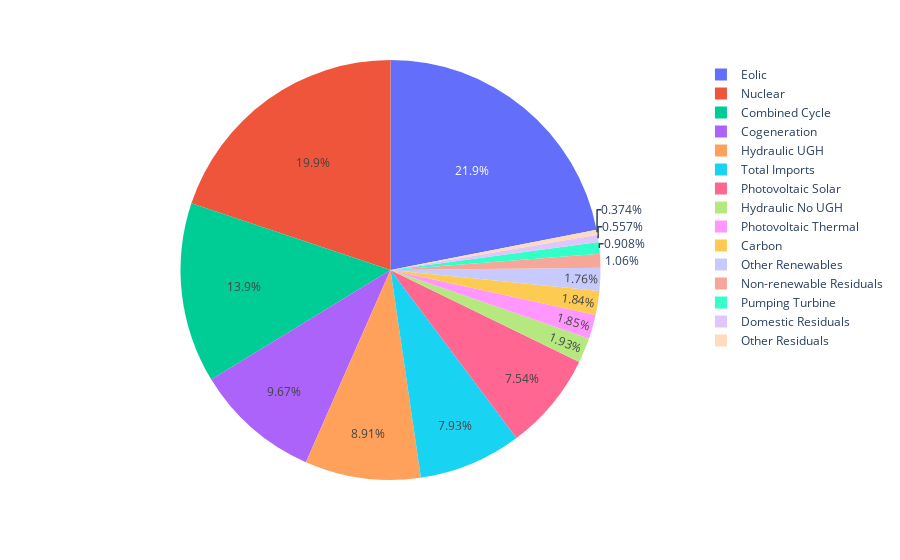

Notebook source saved alongside this figure:
### Markdown cell above
### Is a pie plot better for this data?

### Code cell
px.pie(dfres, values='generation_mwh', names='technology')

### Figure 1 — Plotly figure (JSON) as saved in the notebook; plotly's stock layout.template omitted (floating-point values rounded to 4 significant figures)
{"data": [{"domain": {"x": [0, 1], "y": [0, 1]}, "hovertemplate": "technology=%{label}<br>generation_mwh=%{value}<extra></extra>", "labels": ["Other Residuals", "Domestic Residuals", "Pumping Turbine", "Non-renewable Residuals", "Other Renewables", "Carbon", "Photovoltaic Thermal", "Hydraulic No UGH", "Photovoltaic Solar", "Total Imports", "Hydraulic UGH", "Cogeneration", "Combined Cycle", "Nuclear", "Eolic"], "legendgroup": "", "name": "", "showlegend": true, "type": "pie", "values": [1020000.0, 1519000.0, 2476000.0, 2885000.0, 4811000.0, 5017000.0, 5042000.0, 5259688, 20560000.0, 21604101, 24290000.0, 26370000.0, 37820000.0, 54120000.0, 59800000.0]}], "layout": {"legend": {"tracegroupgap": 0}, "margin": {"t": 60}}}
